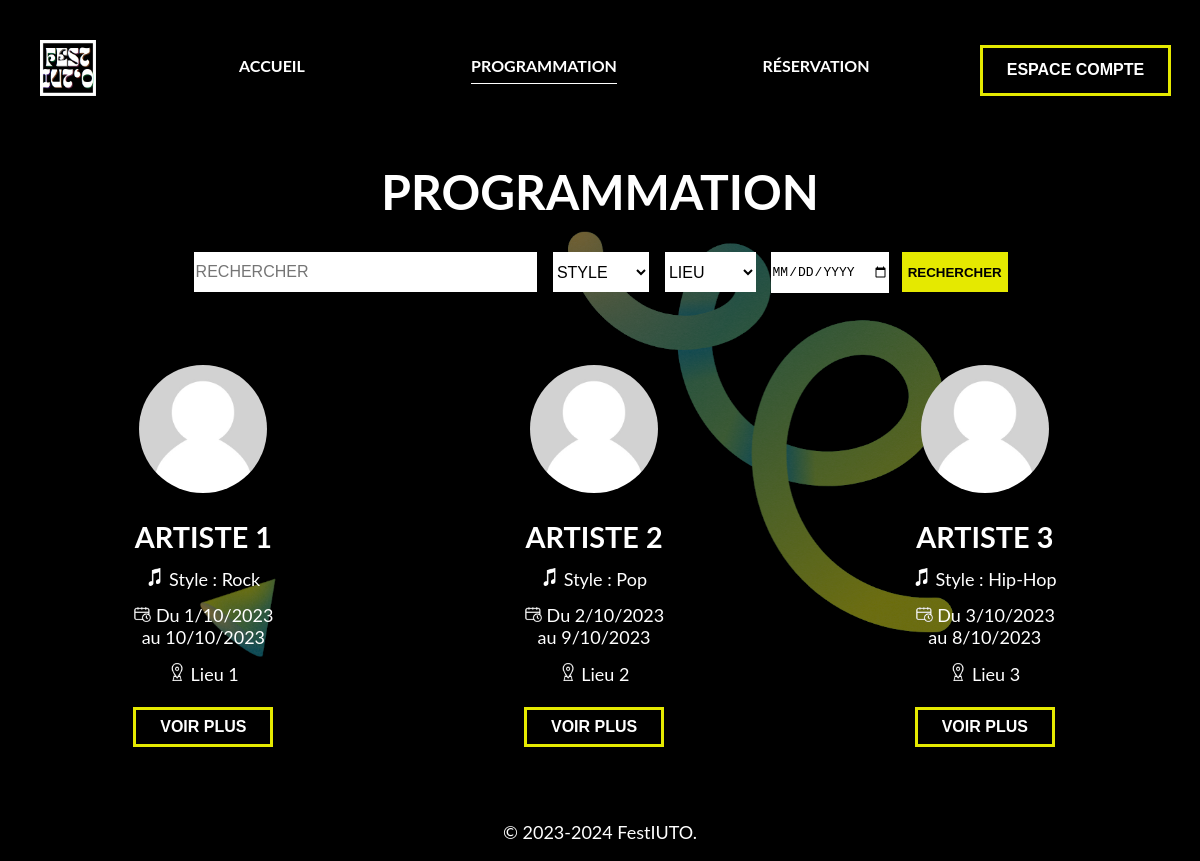
Page /programmation/ on the committed database.
### app/models.py (models this page shows, shortened)
class Artiste(db.Model):
    __tablename__ = 'ARTISTE'
    IDartiste = db.Column(db.Integer, primary_key=True)
    nom_artiste = db.Column(db.String(42), nullable=False)
    description = db.Column(db.Text)
    date_arrivee = db.Column(db.Date, db.CheckConstraint('date_arrivee < date_depart'))
    date_depart = db.Column(db.Date)
    IDgenre = db.Column(db.Integer, nullable=False)

class GenreMusical(db.Model):
    __tablename__ = 'GENRE_MUSICAL'
    IDgenre = db.Column(db.Integer, primary_key=True)
    nom_genre = db.Column(db.String(42))

class Programmer(db.Model):
    __tablename__ = "PROGRAMMER"
    IDconcert = db.Column(db.Integer, primary_key=True)
    date_debut = db.Column(db.Date, primary_key=True)
    heure_debut = db.Column(db.Time, primary_key=True)
    IDartiste = db.Column(db.Integer, db.ForeignKey("ARTISTE.IDartiste"))
    lieu_concert = db.Column(db.String(42))
    duree_concert = db.Column(db.Time, nullable=False)
    tps_montage = db.Column(db.Time, nullable=False)
    tps_demontage = db.Column(db.Time, nullable=False)
    artiste = db.relationship("Artiste", backref=db.backref("programme", lazy="dynamic"))

### app/views.py (the view)
@app.route("/programmation/")
def programmation():
    return render_template("programmation.html",
                           accueil=False,
                           id_page=1,
                           moncompte=False,
                           les_artistes=get_infos_artistes(),
                           les_styles=GenreMusical.query.all(),
                           les_lieux=get_les_lieux())

### app/models.py (called while the page is built)
def get_infos_artistes():
    res = []
    for un_artiste in Artiste.query.all():
        programmation = Programmer.query.filter(Programmer.IDartiste == un_artiste.IDartiste).scalar()
        if programmation is not None:
            date_debut = str(un_artiste.date_arrivee.day) + "/" + str(un_artiste.date_arrivee.month) + "/" + str(un_artiste.date_arrivee.year)
            date_fin = str(un_artiste.date_depart.day) + "/" + str(un_artiste.date_depart.month) + "/" + str(un_artiste.date_depart.year)
            res.append((un_artiste.nom_artiste,
                        GenreMusical.query.get(un_artiste.IDgenre).nom_genre,
                        date_debut, date_fin,
                        programmation.lieu_concert, un_artiste.IDartiste, Photos.query.filter(Photos.IDartiste == un_artiste.IDartiste)))
    return res

def get_les_lieux():
    res = set()
    for programmation in Programmer.query.all():
        res.add(programmation.lieu_concert)
    return res

### app/templates/programmation.html (shortened to what this page needs)
{% extends "base.html" %}
{% block styles %}
<link rel="stylesheet" href="{{ url_for('static', filename='css/programmation.css') }}">
{% endblock %}
{% block content %}
<main>
    <h1 class="titre-principal-page">Programmation</h1>
    <form id="search" action="{{ url_for('searchartist') }}" role="search" method="post">
        <input type="search" name="search" id="searchinput" placeholder="Rechercher">
        <select name="Style" id="Style">
            <option value="">Style</option>
        </select>
        <select name="Lieu" id="Lieu">
            <option value="">Lieu</option>
        </select>
        <input type="date" name="datehour" id="datehourinput">
        <input class="searchreset" type="submit" value="Rechercher">
    </form>
    <ul class="liste-artistes">
        {% for un_artiste in les_artistes %}
        <li>
            <img class="image-artiste" src="{{ url_for('static', filename='images/placeholder_artiste.jpg') }}" alt="">
            <h2>{{ un_artiste[0] }}</h2>
            <p><img class="petites-icone-pages" src="{{ url_for('static', filename='images/music_style.png') }}"
                    alt="Icone style de musique"> Style
                : {{ un_artiste[1] }}</p>
            <p><img class="petites-icone-pages" src="{{ url_for('static', filename='images/calendar_date.png') }}"
                    alt="Icone calendrier"> Du {{ un_artiste[2] }}<br>au {{ un_artiste[3] }}</p>
            <p><img class="petites-icone-pages" src="{{ url_for('static', filename='images/location.png') }}"
                    alt="Icone lieu"> {{ un_artiste[4] }}</p>
            <a href="{{ url_for('infos_artiste', idartiste=un_artiste[5]) }}"><button>Voir plus</button></a>
        </li>
        {% endfor %}
    </ul>
</main>
{% endblock %}

### app/templates/base.html (shortened to what this page needs)
<!DOCTYPE html>
<html lang="fr">
<head>
  <link rel="stylesheet" href="{{ url_for('static', filename='css/base.css') }}">
  {% block styles %}
  {% endblock %}
</head>
<body>
  <header>
    {% if not accueil %}
    <div class="bloc-logo-nav">
      <a href="{{ url_for('accueil') }}"><img class="logo" src="{{ url_for('static', filename='images/logo.png') }}"
          alt="Logo du site"></a>
      <nav class="barre-navigation">
        <ul class="liste-barre-nav">
          <li><a href="{{ url_for('accueil') }}">Accueil</a></li>
          {% if id_page == 1 %}
          <li><a href="{{ url_for('programmation') }}" class="lien-page-courante">Programmation</a></li>
          {% else %}
          <li><a href="{{ url_for('programmation') }}">Programmation</a></li>
          {% endif %}
          {% if id_page == 2 %}
          <li><a href="{{ url_for('reservation') }}" class="lien-page-courante">Réservation</a></li>
          {% else %}
          <li><a href="{{ url_for('reservation') }}">Réservation</a></li>
          {% endif %}
        </ul>
      </nav>
    </div>
    {% else %}
    <a href="{{ url_for('accueil') }}"><img class="logo" src="{{ url_for('static', filename='images/logo.png') }}"
        alt="Logo du site"></a>
    {% endif %}
    {% if not moncompte %}
    <a href="{{ url_for('espace_compte') }}"><button class="espace-compte">Espace compte</button></a>
    {% else %}
    <a href="{{ url_for('deconnexion') }}"><button class="espace-compte">Déconnexion</button></a>
    {% endif %}
  </header>
  {% block content %}
  {% endblock %}
  <footer>
    <p>© 2023-2024 FestIUTO.</p>
  </footer>
</body>
</html>

### app/static/css/base.css (style rules this page uses)
body { background-color: black; color: white; font-family: 'Lato'; }
p { font-size: large; }
button, .bouton-validation { background-color: transparent; border: solid #e5e900; color: white; text-transform: uppercase; font-weight: bold; font-size: 1em; padding-left: 1.5em; padding-right: 1.5em; padding-bottom: 0.5em; padding-top: 0.5em; margin: 0.5em; }
.searchreset { background-color: #e5e900; border: none; color: black; margin-top: 0em; margin-bottom: 0em; height: 3em; text-transform: uppercase; font-weight: bold; cursor: pointer; }
a>button { display: inline-block; }
h1, h2, h3, h4 { text-transform: uppercase; }
h2 { font-size: 2em; }
.titre-principal-page { font-size: 3em; }
.petites-icone-pages { width: 1em; }
.logo { width: 3.5em; height: 3.5em; }
.espace-compte { margin: 0.3em; height: 3.2em; position: absolute; right: 2%; }
header { padding: 2em; display: flex; margin-bottom: 1em; }
footer { padding-left: 1.8em; padding-right: 1.8em; text-align: center; }
.bloc-logo-nav { display: flex; flex-wrap: nowrap; width: 50%; }
.liste-barre-nav { list-style-type: none; display: flex; }
.liste-barre-nav>li { width: 10em; margin-right: 3.5em; margin-left: 3.5em; text-align: center; }
.liste-barre-nav>li>a { color: white; text-transform: uppercase; text-decoration: none; font-weight: bold; padding-bottom: 0.5em; }
.lien-page-courante { border-bottom: solid white thin; }
main { text-align: center; }

### app/static/css/programmation.css (style rules this page uses)
body { background-image: url("../images/programmation.png"); background-repeat: no-repeat; background-attachment: fixed; background-position: center; background-size: 80%; }
.image-artiste { border-radius: 50%; width: 8em; height: 8em; }
.liste-artistes { list-style-type: none; display: flex; flex-wrap: wrap; padding-left: 0em; }
.liste-artistes>li { text-align: center; flex-basis: 33%; margin-top: 3em; margin-bottom: 3em; }
.liste-artistes>li>p { margin-top: 0.8em; margin-bottom: 0.8em; }
h2 { font-size: 1.8em; margin-bottom: 0em; }
#search { width: 70%; margin: 1.5em; display: flex; flex-wrap: nowrap; margin-right: auto; margin-left: auto; }
input, select, .searchreset { margin-right: 0.5em; margin-left: 0.5em; }
select { flex-basis: 11%; flex-grow: 0; }
#searchinput { flex-basis: 40%; flex-grow: 1; }
#datehourinput { flex-basis: 10%; flex-grow: 0; height: 3.1em; }
#searchinput, select { height: 2.5em; }
#searchinput, #datehourinput, select { background-color: white; border: none; font-size: 1em; text-transform: uppercase; }
.searchreset { flex-basis: 10%; flex-grow: 0; }

### rows in the picture
Artiste: nom_artiste "ARTISTE 1"
GenreMusical: nom_genre "Rock"
Programmer: lieu_concert "Lieu 1"
Artiste: nom_artiste "ARTISTE 2"
GenreMusical: nom_genre "Pop"
Programmer: lieu_concert "Lieu 2"
Artiste: nom_artiste "ARTISTE 3"
GenreMusical: nom_genre "Hip-Hop"
Programmer: lieu_concert "Lieu 3"

### other values in the picture
{{ un_artiste[2] }} "1/10/2023" "2/10/2023" "3/10/2023"
{{ un_artiste[3] }} "10/10/2023" "9/10/2023" "8/10/2023"
